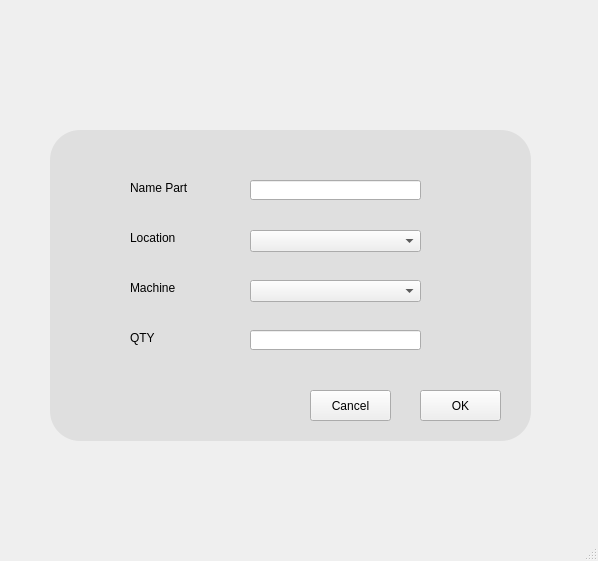
<?xml version="1.0" encoding="UTF-8"?>
<ui version="4.0">
 <class>MainWindow</class>
 <widget class="QMainWindow" name="MainWindow">
  <property name="geometry">
   <rect>
    <x>0</x>
    <y>0</y>
    <width>598</width>
    <height>561</height>
   </rect>
  </property>
  <property name="windowTitle">
   <string>MainWindow</string>
  </property>
  <widget class="QWidget" name="centralwidget">
   <widget class="QFrame" name="frame">
    <property name="geometry">
     <rect>
      <x>50</x>
      <y>130</y>
      <width>481</width>
      <height>311</height>
     </rect>
    </property>
    <property name="styleSheet">
     <string notr="true">QFrame#frame{
	
	background-color: rgb(223, 223, 223);
	border-radius:30px;
	
}</string>
    </property>
    <property name="frameShape">
     <enum>QFrame::StyledPanel</enum>
    </property>
    <property name="frameShadow">
     <enum>QFrame::Raised</enum>
    </property>
    <widget class="QComboBox" name="loccombobox">
     <property name="geometry">
      <rect>
       <x>200</x>
       <y>100</y>
       <width>171</width>
       <height>22</height>
      </rect>
     </property>
    </widget>
    <widget class="QComboBox" name="machinecombobox">
     <property name="geometry">
      <rect>
       <x>200</x>
       <y>150</y>
       <width>171</width>
       <height>22</height>
      </rect>
     </property>
    </widget>
    <widget class="QLabel" name="label">
     <property name="geometry">
      <rect>
       <x>80</x>
       <y>100</y>
       <width>51</width>
       <height>16</height>
      </rect>
     </property>
     <property name="text">
      <string>Location</string>
     </property>
    </widget>
    <widget class="QLabel" name="label_2">
     <property name="geometry">
      <rect>
       <x>80</x>
       <y>150</y>
       <width>51</width>
       <height>16</height>
      </rect>
     </property>
     <property name="text">
      <string>Machine</string>
     </property>
    </widget>
    <widget class="QLineEdit" name="namepartL">
     <property name="geometry">
      <rect>
       <x>200</x>
       <y>50</y>
       <width>171</width>
       <height>20</height>
      </rect>
     </property>
    </widget>
    <widget class="QLabel" name="label_3">
     <property name="geometry">
      <rect>
       <x>80</x>
       <y>50</y>
       <width>61</width>
       <height>16</height>
      </rect>
     </property>
     <property name="text">
      <string>Name Part</string>
     </property>
    </widget>
    <widget class="QLabel" name="label_4">
     <property name="geometry">
      <rect>
       <x>80</x>
       <y>200</y>
       <width>41</width>
       <height>16</height>
      </rect>
     </property>
     <property name="text">
      <string>QTY</string>
     </property>
    </widget>
    <widget class="QLineEdit" name="qtyLine">
     <property name="geometry">
      <rect>
       <x>200</x>
       <y>200</y>
       <width>171</width>
       <height>20</height>
      </rect>
     </property>
    </widget>
    <widget class="QPushButton" name="okBtn">
     <property name="geometry">
      <rect>
       <x>370</x>
       <y>260</y>
       <width>81</width>
       <height>31</height>
      </rect>
     </property>
     <property name="text">
      <string>OK</string>
     </property>
    </widget>
    <widget class="QPushButton" name="cancelBtn">
     <property name="geometry">
      <rect>
       <x>260</x>
       <y>260</y>
       <width>81</width>
       <height>31</height>
      </rect>
     </property>
     <property name="text">
      <string>Cancel</string>
     </property>
    </widget>
   </widget>
  </widget>
  <widget class="QMenuBar" name="menubar">
   <property name="geometry">
    <rect>
     <x>0</x>
     <y>0</y>
     <width>598</width>
     <height>22</height>
    </rect>
   </property>
  </widget>
  <widget class="QStatusBar" name="statusbar"/>
 </widget>
 <resources/>
 <connections/>
</ui>
